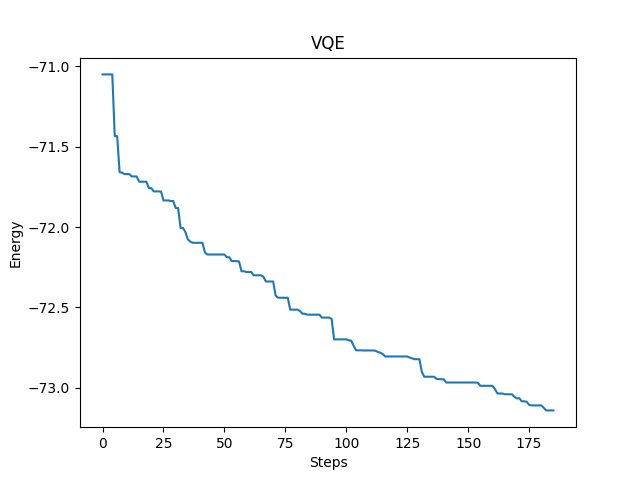

The script that saved this image:
import openfermion
import openfermionpyscf
from openfermion.transforms import jordan_wigner, get_fermion_operator
import os
import timeit
import cudaq
import matplotlib.pyplot as plt
from scipy.optimize import minimize
import numpy as np
import sys

def vqe():
    geometry = [('O', (0.1173, 0.0, 0.0)), ('H', (-0.4691, 0.7570, 0.0)),
            ('H', (-0.4691, -0.7570, 0.0))]
    basis = 'sto3g'
    multiplicity = 1
    charge = 0
    
    molecule = openfermionpyscf.run_pyscf(
        openfermion.MolecularData(geometry, basis, multiplicity, charge))
    
    molecular_hamiltonian = molecule.get_molecular_hamiltonian()
    
    fermion_hamiltonian = get_fermion_operator(molecular_hamiltonian)
    
    qubit_hamiltonian = jordan_wigner(fermion_hamiltonian)
    
    spin_ham = cudaq.SpinOperator(qubit_hamiltonian)
    electron_count = molecule.n_electrons
    qubit_count = 2 * molecule.n_orbitals
    
    @cudaq.kernel
    def kernel(qubit_num: int, electron_num: int, thetas: list[float]):
        qubits = cudaq.qvector(qubit_num)
    
        for i in range(electron_num):
            x(qubits[i])
    
        cudaq.kernels.uccsd(qubits, thetas, electron_num, qubit_num)
    
    
    parameter_count = cudaq.kernels.uccsd_num_parameters(electron_count,
                                                         qubit_count)
    print(f"electrons: {electron_count}, qubit count: {qubit_count}, parameters: {parameter_count}")
    
    def cost(theta):
    
        exp_val = cudaq.observe(kernel, spin_ham, qubit_count, electron_count,
                                theta).expectation()
    
        return exp_val
    
    
    exp_vals = []
    
    def callback(xk):
        energy = cost(xk)
        exp_vals.append(energy)
    
    # Initial variational parameters.
    np.random.seed(42)
    x0 = np.random.normal(0, 1, parameter_count)
    
    start_time = timeit.default_timer()
    result = minimize(cost,
                      x0,
                      method='COBYLA',
                      callback=callback,
                      tol=0.000001,
                      options={'maxiter': 500})
    end_time = timeit.default_timer()
    total_time = end_time - start_time
    print(f"Epochs: {len(exp_vals)}, time={total_time}")
    plt.plot(exp_vals)
    plt.xlabel('Steps')
    plt.ylabel('Energy')
    plt.title('VQE')
    plt.savefig("vqe.png")
    return min(exp_vals),total_time
if __name__ == "__main__":
    cudaq.set_target('nvidia')
    e0,time=vqe()
    with open(f"result.csv", "w") as write_csv:
        write_csv.write(str(e0) + "," + str(time) + "\n")
